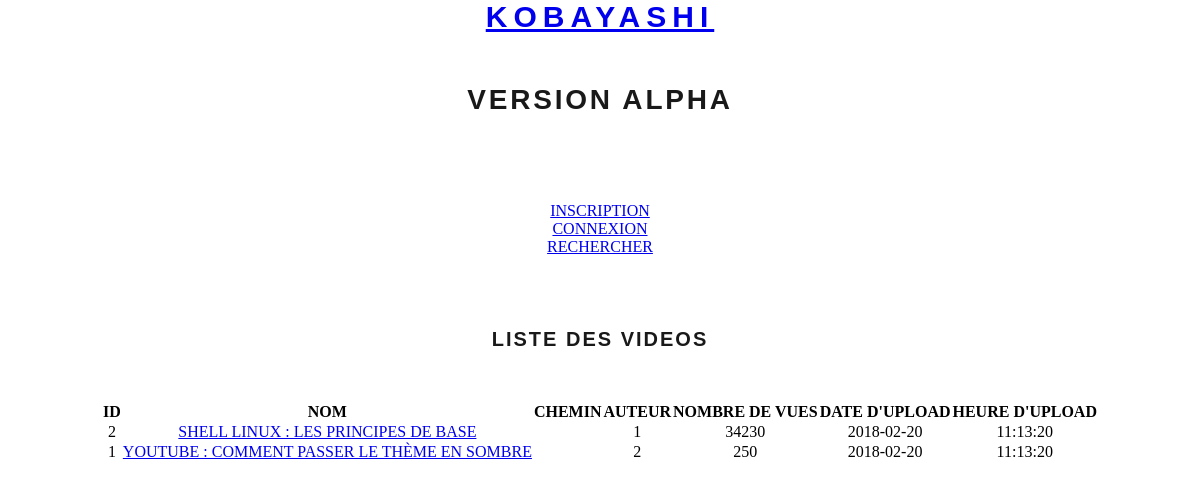
Before: / with the older database file.
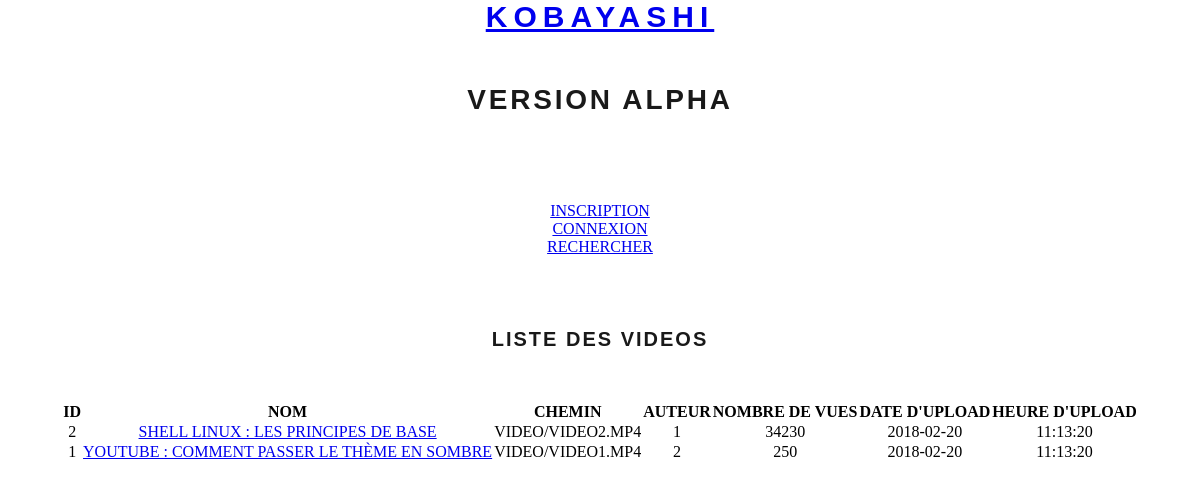
After: the same page with the newer database file.
### tables this page shows
CREATE TABLE video(
	vidID INT PRIMARY KEY NOT NULL AUTO_INCREMENT,
	vidNom varchar(80),
	vidChemin varchar(255),
	vidDate date,
	vidHour time,
	vidVues int(255),
	vidAutorID int,
	foreign key (vidAutorID) references user(usrID)
);

### controleur/controleur.php (called while the page is built, shortened)
<?php
		include ("modele/modele.php");
		class Controleur
		{
			private $unModele;
			public function __construct ($serveur, $bdd, $user, $mdp, $uneTable)
			{
				$this->unModele = new Modele ($serveur, $bdd, $user, $mdp);
				$this->unModele->setTable($uneTable);
			}
			public function selectAllVideos ()
			{
				return $this->unModele->selectAllVideos();
			}
		}
?>

### settings.php (called while the page is built)
<?php
$unControleur = new Controleur("localhost","kobayashi_IA","root","root", "user");

### modele/modele.php (called while the page is built, shortened)
<?php
	class Modele
	{
		private $pdo, $table;
		public function __construct($serveur,$bdd,$user,$mdp)
		{
			$this->pdo= null;
			try
			{
			$this->pdo = new PDO ("mysql:host=".$serveur.";dbname=".$bdd,$user,$mdp);
			}
			catch (Exception $exp)
			{
				echo "<br/> Erreur de connexion à la BDD".$bdd;
			}
		}
		public function selectAllVideos ()
		{
			if ($this->pdo ==null)
			{
				return null;
			} else {
			$requete = "select * from video order by rand() limit 0,16;";
			$select = $this->pdo->prepare ($requete);
			$select->execute ();
			$resultats = $select->fetchAll();
			return $resultats;
			}
		}
	}
?>

### vue/vueListe.php (the view)
<html>
	<body>
	<center>
		<br><br><br><br>
		<h3> Liste des Videos </h3>
		<div class="container">
		<table class ="table">
		<tr>
			<th>ID</th>
			<th>Nom</th>
			<th>Chemin</th>
			<th>Auteur </th>
			<th>Nombre de vues</th>
			<th>Date d'upload</th>
			<th>Heure d'upload</th>
		</tr>
<?php
		foreach ($resultatsVideo as $unResultat)
		{
			echo "<tr>
					<td>".$unResultat['vidID']." </td>
					<td><a href='watch.php?id=".$unResultat['vidID']."'>".$unResultat['vidNom']." </a></td>
					<td>".$unResultat['vidChemin']."</td>
					<td>".$unResultat['vidAutorID']. "</td>
					<td>".$unResultat['vidVues']. "</td>
					<td>".$unResultat['vidDate']. "</td>
					<td>".$unResultat['vidHour']. "</td>
				</tr>";
		}
?>
			</table>
			</div>
		</center>
	</body>
</html>

### header.php (shortened to what this page needs)
<!DOCTYPE>
<html lang=fr>
    <head>
		<link rel="stylesheet" href="style.css">
	</head>

### index.php (shortened to what this page needs)
<?php
	include ("header.php");
	include ("controleur/controleur.php");
	include ("settings.php");
?>
    <html>
    <body>
        <center>
            <h1><a href="index.php">Kobayashi</a></h1>
        	<h2>version alpha</h2></br></br>
        		<?php
        		if(!isset($_SESSION['id'])){
        			print('<div><a href="inscription.php">Inscription</a></div>');
        			print('<div><a href="connexion.php">Connexion</a></div>');
        		} else {
        			print('<div><a href="deconnexion.php">Déconnexion</a></div>');
        		}
        		?>
                <div><a href="index.php?page=2">Rechercher</a></div>
        <?php
		$page = (isset($_GET['page'])) ? $_GET['page'] : 1;
		switch ($page)
		{
			case 1 :
				$resultatsVideo = $unControleur->selectAllVideos();
				include ("vue/vueListe.php");
			break;
		}
	?> </center></body>
    </html>

### style.css (style rules this page uses)
* { margin : 0; padding : 0; }
h1 { font-family: Dosis, arial, sans-serif; font-size: 30px; text-transform: uppercase; letter-spacing: 0.2em; text-decoration: none; color: rgba(0, 0, 0, 0.9); margin-bottom : 50px; }
h2 { font-family: Dosis, arial, sans-serif; font-size: 28px; text-transform: uppercase; letter-spacing: 0.1em; text-decoration: none; color: rgba(0,0,0, .9); text-align : center; margin-bottom : 50px; }
a { text-transform : uppercase; }
h3 { font-family: Dosis, arial, sans-serif; font-size: 20px; text-transform: uppercase; letter-spacing: 0.1em; text-decoration: none; color: rgba(0,0,0, .9); text-align : center; margin-bottom : 50px; }
.table th { text-align: center; text-transform: uppercase; }
.table td { text-transform: uppercase; text-align: center; }

Changed rows visible on the page:
changed video "SHELL LINUX : LES PRINCIPES DE BASE": vidChemin (not shown) → "VIDEO/VIDEO2.MP4"
changed video "YOUTUBE : COMMENT PASSER LE THÈME EN SOMBRE": vidChemin (not shown) → "VIDEO/VIDEO1.MP4"
